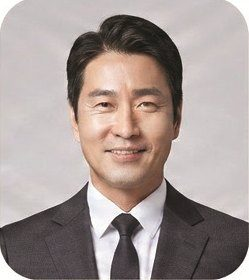
#> input picture mobile/assets/jongno-director.jpg, 249 x 280 px, given in place of 6f654ba8-3d20-471e-a4bc-504cae1561c4.png, which was not available
$ python generate-launcher-icons.py
#> lines starting #> are read from the running program, lines starting #| are printed output that depends on the picture; pictures that were not available may be replaced by others from this repository, and a replacement may not be noted
#!/usr/bin/env python3
"""Generate Play/home-screen launcher icons from the canonical on&on+ artwork."""
from __future__ import annotations

import os
from pathlib import Path

from PIL import Image, ImageDraw

ROOT = Path("/workspace/mobile")
SRC = Path("/home/ubuntu/.cursor/projects/workspace/assets/6f654ba8-3d20-471e-a4bc-504cae1561c4.png")
ASSETS = ROOT / "assets"
LAUNCHER = ASSETS / "launcher"
ANDROID_RES = ROOT / "android" / "app" / "src" / "main" / "res"
BLUE = (30, 111, 234, 255)

MIPMAPS = {
    "mdpi": (48, 108),
    "hdpi": (72, 162),
    "xhdpi": (96, 216),
    "xxhdpi": (144, 324),
    "xxxhdpi": (192, 432),
}


def cover(im: Image.Image, size: int) -> Image.Image:
#> called with size = 1024
    return im.resize((size, size), Image.Resampling.LANCZOS)
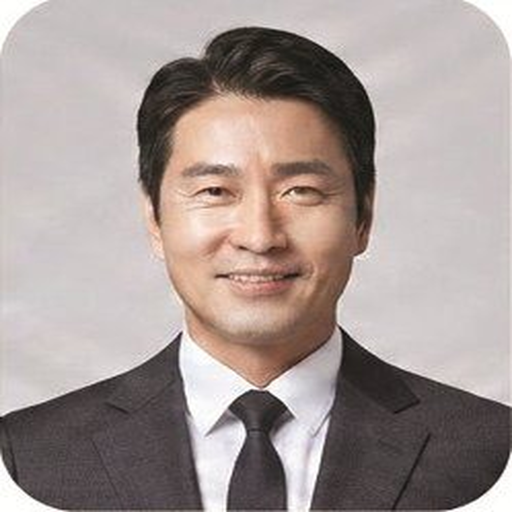
#> returned value: PIL image 1024x1024 RGBA (shown at 1/2 size); mean R, G, B, A 165.5, 153.1, 149.6, 255


def inset_on_blue(im: Image.Image, size: int, scale: float = 0.72) -> Image.Image:
#> called with size = 1024, scale = 0.78
    canvas = Image.new("RGBA", (size, size), BLUE)
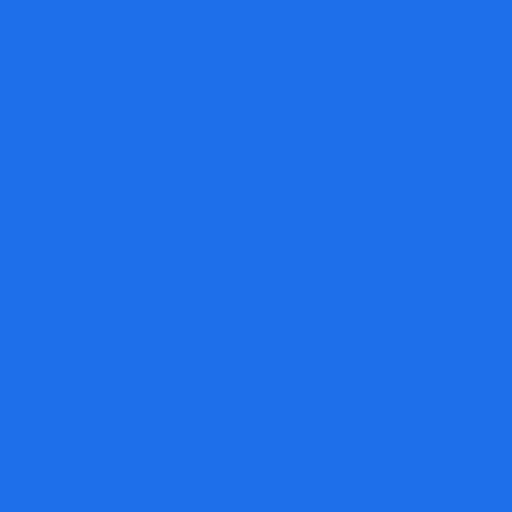
#> canvas: PIL image 1024x1024 RGBA (shown at 1/2 size); mean R, G, B, A 30, 111, 234, 255
    inner = max(1, int(size * scale))
    art = im.resize((inner, inner), Image.Resampling.LANCZOS).convert("RGBA")
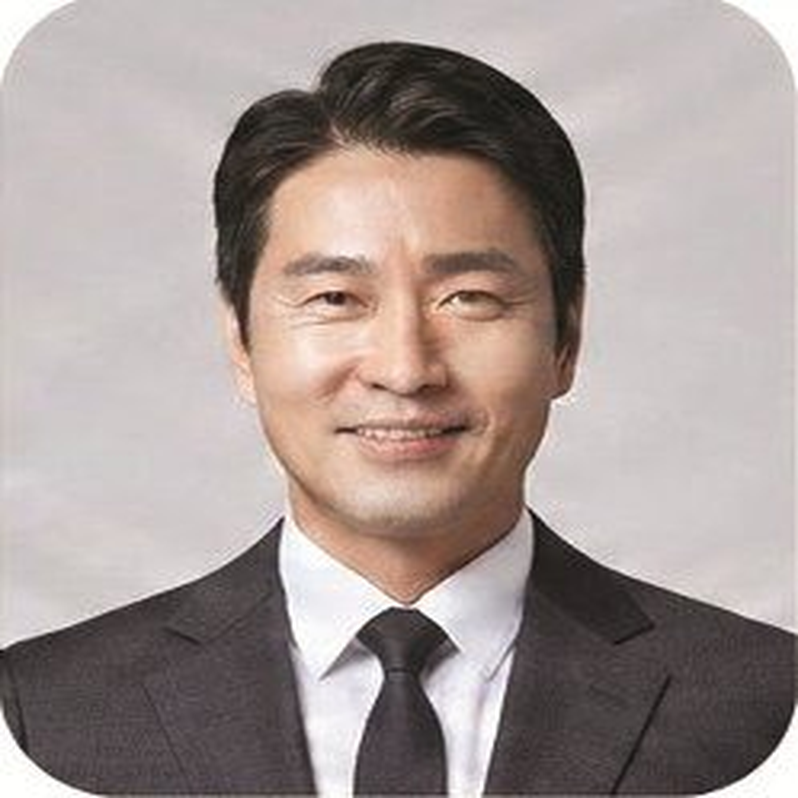
#> art: PIL image 798x798 RGBA; mean R, G, B, A 165.5, 153.1, 149.6, 255
    x = (size - inner) // 2
    canvas.paste(art, (x, x), art)
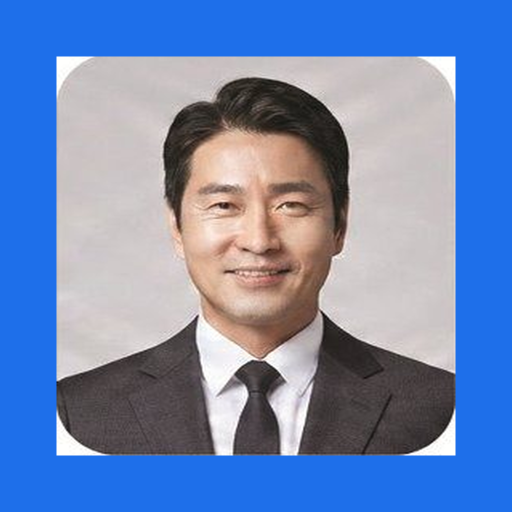
#> canvas: PIL image 1024x1024 RGBA (shown at 1/2 size); mean R, G, B, A 112.3, 136.5, 182.8, 255
    return canvas


def circle_mask(im: Image.Image) -> Image.Image:
    size = im.size[0]
    mask = Image.new("L", (size, size), 0)
    ImageDraw.Draw(mask).ellipse((0, 0, size - 1, size - 1), fill=255)
    out = Image.new("RGBA", (size, size), (0, 0, 0, 0))
    out.paste(im, (0, 0), mask)
    return out


def save_png(im: Image.Image, path: Path, mode: str = "RGBA") -> None:
    path.parent.mkdir(parents=True, exist_ok=True)
    converted = im.convert(mode)
    converted.save(path, "PNG", optimize=True)


def copy_dir_pngs(src_dir: Path, dest_dir: Path) -> None:
    if not dest_dir.exists():
        return
    for name in os.listdir(src_dir):
        if name.endswith(".png") or name.endswith(".xml"):
            data = (src_dir / name).read_bytes()
            (dest_dir / name).write_bytes(data)


def main() -> None:
    src = Image.open(SRC).convert("RGBA")
    icon_1024 = cover(src, 1024)
    adaptive_1024 = inset_on_blue(src, 1024, 0.78)
    favicon = cover(src, 192)

    save_png(icon_1024, ASSETS / "icon.png")
    save_png(adaptive_1024, ASSETS / "adaptive-icon.png")
    save_png(favicon, ASSETS / "favicon.png")

    xml = """<?xml version="1.0" encoding="utf-8"?>
<adaptive-icon xmlns:android="http://schemas.android.com/apk/res/android">
    <background android:drawable="@color/iconBackground"/>
    <foreground android:drawable="@mipmap/ic_launcher_foreground"/>
</adaptive-icon>
"""
    anydpi = LAUNCHER / "mipmap-anydpi-v26"
    anydpi.mkdir(parents=True, exist_ok=True)
    (anydpi / "ic_launcher.xml").write_text(xml)
    (anydpi / "ic_launcher_round.xml").write_text(xml)

    for density, (legacy, foreground) in MIPMAPS.items():
        folder = LAUNCHER / f"mipmap-{density}"
        full = cover(src, legacy)
        save_png(full, folder / "ic_launcher.png")
        save_png(circle_mask(full), folder / "ic_launcher_round.png")
        save_png(inset_on_blue(src, foreground, 0.72), folder / "ic_launcher_foreground.png")
#> this loop made 5 passes
#> pass 1, in main, `full = cover(src, legacy)`:
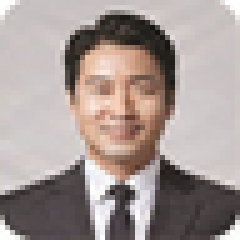
#> full: PIL image 48x48 RGBA (shown 5 times larger); mean R, G, B, A 165.3, 152.9, 149.5, 255
#> pass 1, in save_png (call 5), `converted = im.convert(mode)`:
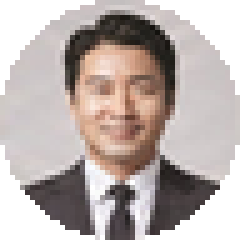
#> converted: PIL image 48x48 RGBA (shown 5 times larger); mean R, G, B, A 131.3, 120.4, 116.9, 199.7; transparent parts drawn white

    if ANDROID_RES.exists():
        for density in list(MIPMAPS) + ["anydpi-v26"]:
            src_dir = LAUNCHER / f"mipmap-{density}"
            dest_dir = ANDROID_RES / f"mipmap-{density}"
            copy_dir_pngs(src_dir, dest_dir)

#> (the run stopped early here; a loop or call above may not have finished)

$ run again, on mobile/assets/images/fallback/default_chungbuk.png
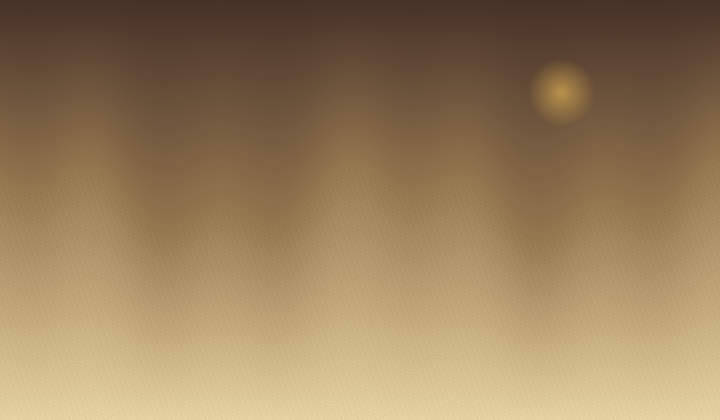
#> input picture mobile/assets/images/fallback/default_chungbuk.png, 720 x 420 px, given in place of 6f654ba8-3d20-471e-a4bc-504cae1561c4.png, which was not available
#> in inset_on_blue, `canvas.paste(art, (x, x), art)`:
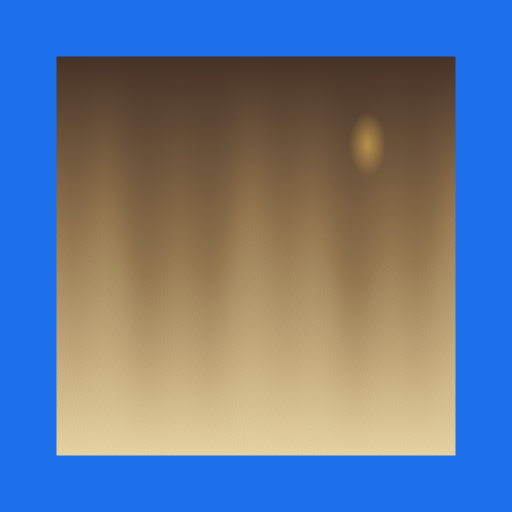
#> canvas: PIL image 1024x1024 RGBA (shown at 1/2 size); mean R, G, B, A 103.8, 120.4, 147, 255
#> the loop in main, `for density, (legacy, foreground) in MIPMAPS.items():` made 5 passes
#> pass 1, in save_png (call 5), `converted = im.convert(mode)`:
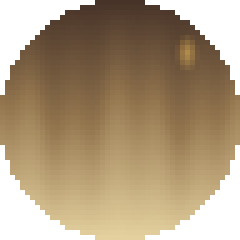
#> converted: PIL image 48x48 RGBA (shown 5 times larger); mean R, G, B, A 118.6, 98.4, 69.9, 199.7; transparent parts drawn white
